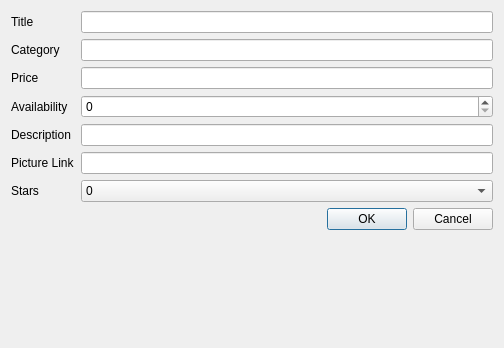
<?xml version="1.0" encoding="UTF-8"?>
<ui version="4.0">
 <class>AddRow</class>
 <widget class="QDialog" name="AddRow">
  <property name="geometry">
   <rect>
    <x>0</x>
    <y>0</y>
    <width>504</width>
    <height>348</height>
   </rect>
  </property>
  <property name="windowTitle">
   <string>Dialog</string>
  </property>
  <layout class="QFormLayout" name="formLayout">
   <item row="7" column="1">
    <widget class="QDialogButtonBox" name="buttonBox">
     <property name="orientation">
      <enum>Qt::Horizontal</enum>
     </property>
     <property name="standardButtons">
      <set>QDialogButtonBox::Cancel|QDialogButtonBox::Ok</set>
     </property>
    </widget>
   </item>
   <item row="0" column="0">
    <widget class="QLabel" name="labelTitle">
     <property name="text">
      <string>Title</string>
     </property>
    </widget>
   </item>
   <item row="0" column="1">
    <widget class="QLineEdit" name="lineEditTitle"/>
   </item>
   <item row="1" column="1">
    <widget class="QLineEdit" name="lineEditCategory"/>
   </item>
   <item row="1" column="0">
    <widget class="QLabel" name="labelCategory">
     <property name="text">
      <string>Category</string>
     </property>
    </widget>
   </item>
   <item row="2" column="1">
    <widget class="QLineEdit" name="lineEditPrice"/>
   </item>
   <item row="2" column="0">
    <widget class="QLabel" name="labelPrice">
     <property name="text">
      <string>Price</string>
     </property>
    </widget>
   </item>
   <item row="3" column="1">
    <widget class="QSpinBox" name="spinBoxAvailability"/>
   </item>
   <item row="3" column="0">
    <widget class="QLabel" name="labelAvailability">
     <property name="text">
      <string>Availability</string>
     </property>
    </widget>
   </item>
   <item row="4" column="1">
    <widget class="QLineEdit" name="lineEditDescription"/>
   </item>
   <item row="4" column="0">
    <widget class="QLabel" name="labelDescription">
     <property name="text">
      <string>Description</string>
     </property>
    </widget>
   </item>
   <item row="5" column="1">
    <widget class="QLineEdit" name="lineEditLink"/>
   </item>
   <item row="5" column="0">
    <widget class="QLabel" name="labelLink">
     <property name="text">
      <string>Picture Link</string>
     </property>
    </widget>
   </item>
   <item row="6" column="1">
    <widget class="QComboBox" name="comboBox">
     <item>
      <property name="text">
       <string>0</string>
      </property>
     </item>
     <item>
      <property name="text">
       <string>1</string>
      </property>
     </item>
     <item>
      <property name="text">
       <string>2</string>
      </property>
     </item>
     <item>
      <property name="text">
       <string>3</string>
      </property>
     </item>
     <item>
      <property name="text">
       <string>4</string>
      </property>
     </item>
     <item>
      <property name="text">
       <string>5</string>
      </property>
     </item>
    </widget>
   </item>
   <item row="6" column="0">
    <widget class="QLabel" name="labelStars">
     <property name="text">
      <string>Stars</string>
     </property>
    </widget>
   </item>
  </layout>
 </widget>
 <resources/>
 <connections>
  <connection>
   <sender>buttonBox</sender>
   <signal>accepted()</signal>
   <receiver>AddRow</receiver>
   <slot>accept()</slot>
   <hints>
    <hint type="sourcelabel">
     <x>248</x>
     <y>254</y>
    </hint>
    <hint type="destinationlabel">
     <x>157</x>
     <y>274</y>
    </hint>
   </hints>
  </connection>
  <connection>
   <sender>buttonBox</sender>
   <signal>rejected()</signal>
   <receiver>AddRow</receiver>
   <slot>reject()</slot>
   <hints>
    <hint type="sourcelabel">
     <x>316</x>
     <y>260</y>
    </hint>
    <hint type="destinationlabel">
     <x>286</x>
     <y>274</y>
    </hint>
   </hints>
  </connection>
 </connections>
</ui>
